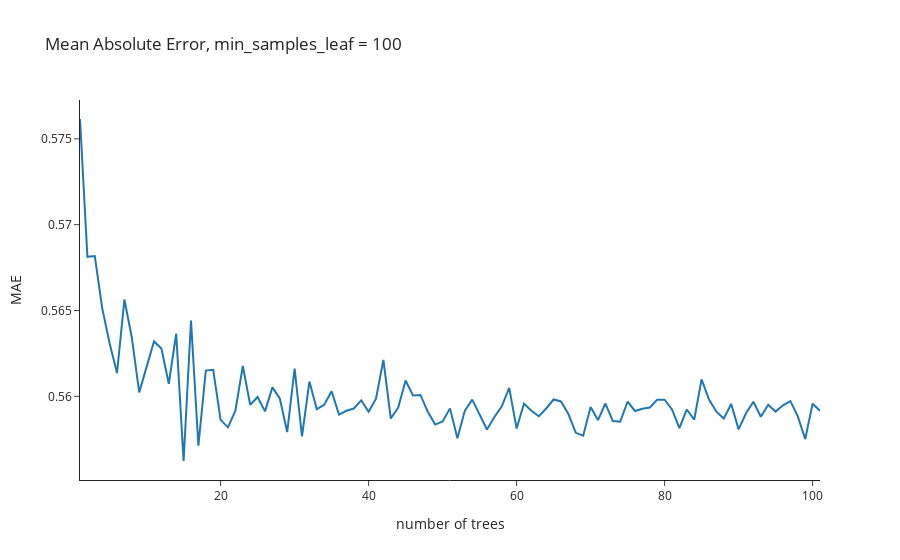

The notebook cell saved with this chart:
### Code cell
tmp_df = min_samples_num_trees_df.pivot(index = 'num_trees', columns = 'min_samples_leaf', values = 'val_mae')[[100]][:101]
tmp_df['moving_avg'] = tmp_df[100].rolling(5, min_periods = 1).mean()

fig = px.line(
    tmp_df[[100]],
    title = 'Mean Absolute Error, min_samples_leaf = 100',
    labels = {'value': 'MAE', 'num_trees': 'number of trees'}
)

fig.update_layout(showlegend = False)

### Figure 1 — Plotly figure (JSON) as saved in the notebook; plotly's stock layout.template omitted (floating-point values rounded to 4 significant figures)
{"data": [{"hovertemplate": "min_samples_leaf=100<br>number of trees=%{x}<br>MAE=%{y}<extra></extra>", "legendgroup": "100", "line": {"color": "#1F77B4", "dash": "solid"}, "marker": {"symbol": "circle"}, "mode": "lines", "name": "100", "orientation": "v", "showlegend": true, "type": "scatter", "x": [1, 2, 3, 4, 5, 6, 7, 8, 9, 10, 11, 12, 13, 14, 15, 16, 17, 18, 19, 20, 21, 22, 23, 24, 25, 26, 27, 28, 29, 30, 31, 32, 33, 34, 35, 36, 37, 38, 39, 40, 41, 42, 43, 44, 45, 46, 47, 48, 49, 50, 51, 52, 53, 54, 55, 56, 57, 58, 59, 60, 61, 62, 63, 64, 65, 66, 67, 68, 69, 70, 71, 72, 73, 74, 75, 76, 77, 78, 79, 80, 81, 82, 83, 84, 85, 86, 87, 88, 89, 90, 91, 92, 93, 94, 95, 96, 97, 98, 99, 100, 101], "xaxis": "x", "y": [0.5762, 0.5681, 0.5682, 0.5651, 0.5631, 0.5614, 0.5656, 0.5634, 0.5602, 0.5617, 0.5632, 0.5628, 0.5607, 0.5637, 0.5562, 0.5644, 0.5571, 0.5615, 0.5615, 0.5586, 0.5582, 0.5592, 0.5618, 0.5595, 0.56, 0.5591, 0.5605, 0.5599, 0.5579, 0.5616, 0.5577, 0.5609, 0.5593, 0.5595, 0.5603, 0.5589, 0.5592, 0.5593, 0.5598, 0.5591, 0.5599, 0.5621, 0.5587, 0.5593, 0.5609, 0.5601, 0.5601, 0.5591, 0.5584, 0.5585, 0.5593, 0.5576, 0.5592, 0.5598, 0.559, 0.5581, 0.5588, 0.5594, 0.5605, 0.5581, 0.5596, 0.5592, 0.5588, 0.5593, 0.5598, 0.5597, 0.559, 0.5579, 0.5577, 0.5594, 0.5586, 0.5596, 0.5586, 0.5585, 0.5597, 0.5591, 0.5593, 0.5593, 0.5598, 0.5598, 0.5592, 0.5581, 0.5592, 0.5586, 0.561, 0.5598, 0.5591, 0.5587, 0.5596, 0.5581, 0.559, 0.5597, 0.5588, 0.5595, 0.5591, 0.5595, 0.5597, 0.5588, 0.5575, 0.5596, 0.5592], "yaxis": "y"}], "layout": {"legend": {"title": {"text": "min_samples_leaf"}, "tracegroupgap": 0}, "showlegend": false, "title": {"text": "Mean Absolute Error, min_samples_leaf = 100"}, "xaxis": {"anchor": "y", "domain": [0, 1], "title": {"text": "number of trees"}}, "yaxis": {"anchor": "x", "domain": [0, 1], "title": {"text": "MAE"}}}}
